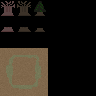

A level layout from a 2D game, rendered from its tile map. Below: a short description, then the map file with its tile-grid data intact:
An orthogonal 6x6 tile map with 16x16 px tiles, 1 tile layer (Tile Layer 1), 2 tilesets.

<map version="1.9" tiledversion="1.9.2" orientation="orthogonal" renderorder="right-down" width="6" height="6" tilewidth="16" tileheight="16" infinite="0" nextlayerid="2" nextobjectid="1">
 <tileset firstgid="1" source="GroundPath.tsx" />
 <tileset firstgid="10" source="Trees.tsx" />
 <layer id="1" name="Tile Layer 1" width="6" height="6">
  <data encoding="csv">
11,13,10,0,0,0,
12,14,16,0,0,0,
0,0,0,0,0,0,
1,2,3,0,0,0,
4,5,6,0,0,0,
7,8,9,0,0,0
</data>
 </layer>
</map>